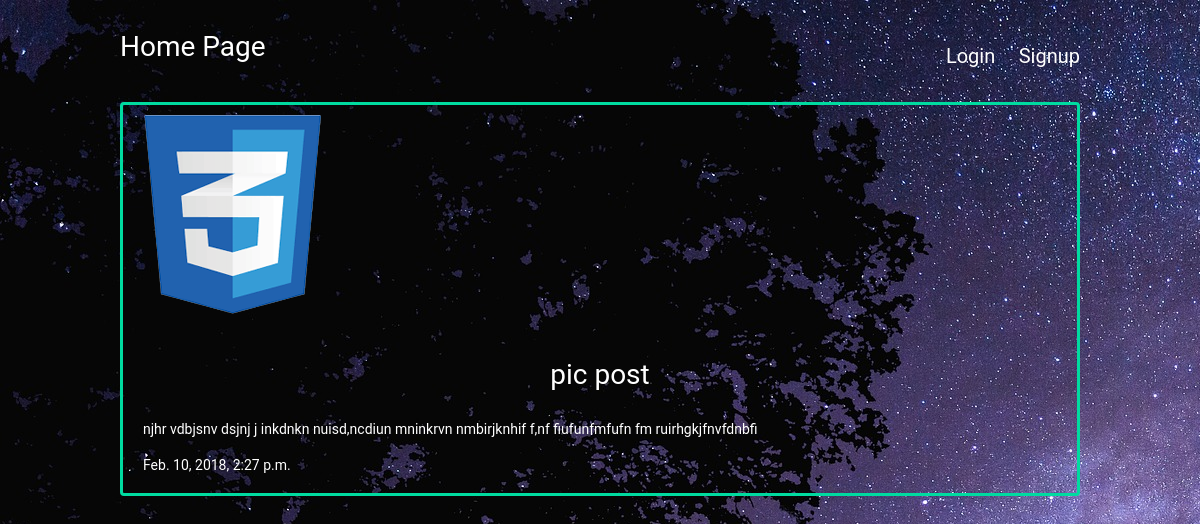
/articles/pic-post/, run on the app's committed database.
### articles/models.py (models this page shows, shortened)
class Article(models.Model):
	title = models.CharField(max_length=200)
	slug = models.SlugField()
	body = models.TextField()
	date = models.DateTimeField(auto_now_add=True)
	thumb = models.ImageField(default='default.png', blank= True)
	author = models.ForeignKey(User, default=None, on_delete=models.CASCADE)

### articles/views.py (the view)
# urls.py: url(r'^(?P<slug>[\w-]+)/$', views.article_detail, name='detail'),
def article_detail(request, slug):
	article = Article.objects.get(slug=slug)
	return render(request, 'articles/articles_detail.html', {'article':article})

### articles/templates/articles/articles_detail.html
{% extends 'base_layout.html' %}
{% block content %}
<div class="article-detail">
	<div class="article">
		<img src="{{article.thumb.url}}">
		<h2>{{ article.title }}</h2>
		<p>{{ article.body}}</p>
		<p>{{ article.date }}</p>
	</div>
</div>
{% endblock %}

### assets/style.css (style rules this page uses)
body { margin: 10px; padding: 0; font-size: 14px; font-family: "Roboto","Lucida Grande","DejaVu Sans","Bitstream Vera Sans",Verdana,Arial,sans-serif; background-color: #0f121f; background-image: url(fore.jpg); background-repeat-y: no-repeat; color: #fff; }
h1, h2, h3, h4, h5 { font-weight: normal; margin: 0; }
.article { padding: 10px; border: solid 3px #00dba0; border-radius: 4px; position:relative; padding-bottom: 40px; }
.article h2 { font-size: 1.2em }
.article-detail .article { padding: 0px; }
.article-detail .article img { margin: 10px; max-width: 100%; }
.article-detail .article h2 { text-align: center; margin: 20px auto; padding: 10px; font-size: 2em; }
.article-detail .article p { margin: 20px; text-align: justify; }

### data on the page
Article: thumb (picture), title "pic post", body "njhr vdbjsnv dsjnj j inkdnkn nuisd,ncdiun mninkrvn nmbirjknhif f,nf fiufunfmfufn fm ruirhgkjfnvfdnbfi", date "Feb. 10, 2018, 2:27 p.m."
